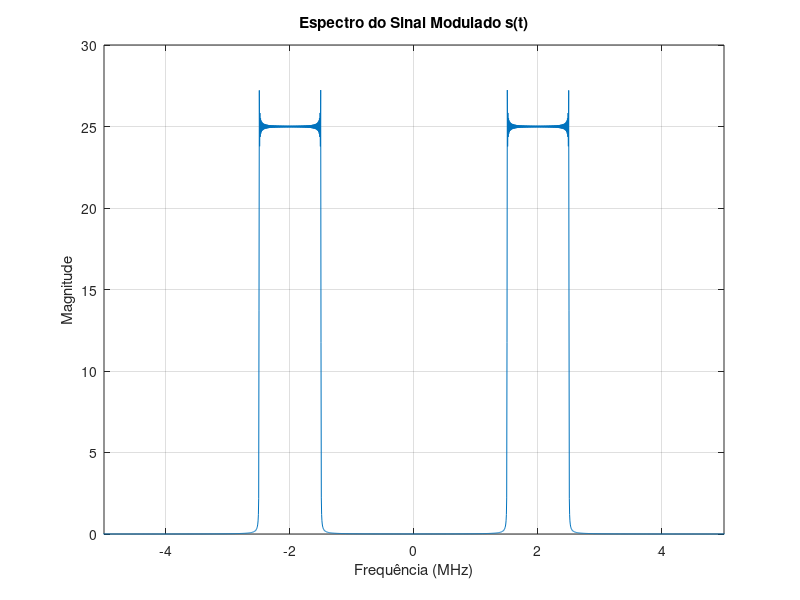

The MATLAB source for this figure:
% Definindo parâmetros
fc = 2e6; % Frequência da portadora em Hz (2 MHz)
fsamp = 50e6; % Frequência de amostragem em Hz (50 MHz)
t_end = 200e-6; % Tempo final em segundos (200 µs)

% Definindo o intervalo de tempo
t = linspace(0, t_end*1e6, round(t_end * fsamp)); % Vetor de tempo em µs

% Calculando o sinal de mensagem
x = t - 100; % Argumento da função sinc centrado em 100 µs
mt = sinc(x);

% Calculando a portadora
ct = cos(2 * pi * fc * t * 1e-6); % Tempo em segundos para a função cosseno

% Modulação do sinal de mensagem
st = mt .* ct;

% Calculando a FFT do sinal modulado
N = length(st);
St_fft = fftshift(fft(st));

% Definindo o vetor de frequência
f = (-N/2:N/2-1)*(fsamp/N);

% Plotando o espectro do sinal modulado em banda de -5 MHz a +5 MHz
figure;
plot(f/1e6, abs(St_fft));
xlim([-5 5]);
title('Espectro do Sinal Modulado s(t)');
xlabel('Frequência (MHz)');
ylabel('Magnitude');
grid on;

% Identificando as frequências onde os espectros aparecem
spectral_peaks = f(abs(St_fft) > max(abs(St_fft))/2) / 1e6; % Frequências em MHz
disp('Frequências onde os espectros aparecem (MHz):');
disp(spectral_peaks);

